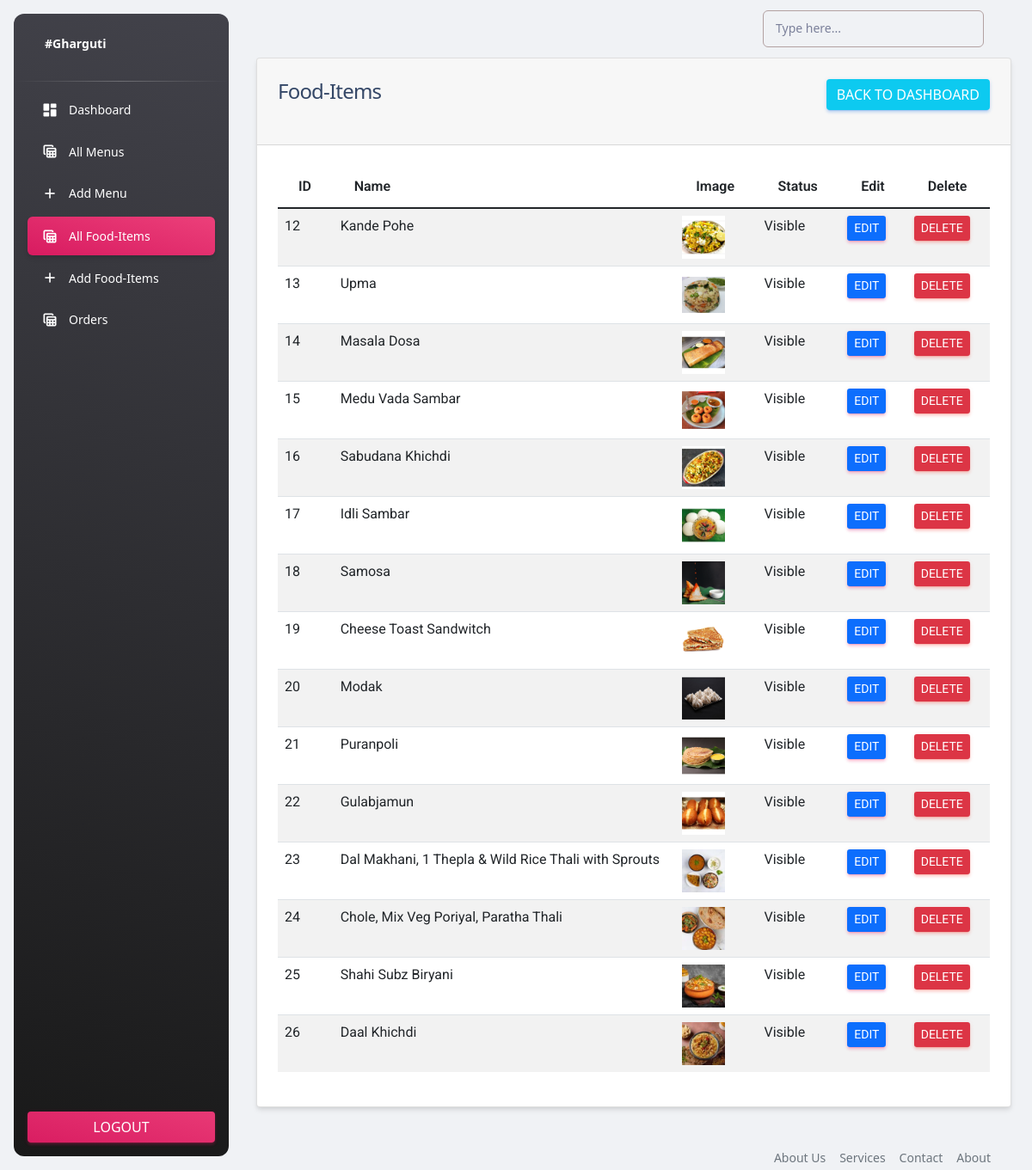
/admin/products.php (signed in), run on the app's committed database.
### tables this page shows
CREATE TABLE `products` (
  `id` int(11) NOT NULL,
  `menu_id` int(11) NOT NULL,
  `name` varchar(191) NOT NULL,
  `slug` varchar(191) NOT NULL,
  `small_description` mediumtext NOT NULL,
  `description` mediumtext NOT NULL,
  `original_price` int(11) NOT NULL,
  `selling_price` int(11) NOT NULL,
  `image` varchar(191) NOT NULL,
  `qty` int(11) NOT NULL,
  `status` tinyint(4) NOT NULL,
  `trending` tinyint(4) NOT NULL,
  `meta_title` varchar(191) NOT NULL,
  `meta_keywords` mediumtext NOT NULL,
  `meta_description` mediumtext NOT NULL,
  `created_at` timestamp NOT NULL DEFAULT current_timestamp()
);

### functions/myfunctions.php (called while the page is built, shortened)
<?php
include('../config/dbcon.php');
function getAll($table)
{
    global $con;
    $query = "SELECT * FROM $table";
    return $query_run = mysqli_query($con, $query);
}
?>

### admin/products.php (the view, shortened to what this page needs)
<?php
include('includes/header.php');
?>
<div class="container">
    <div class="row">
        <div class="col-md-12">
            <div class="card">
                <div class="card-header">
                    <h4>
                        Food-Items
                        <a href="index.php" class="btn btn-info float-end text-white">Back to Dashboard</a>
                    </h4>
                </div>
                <div class="card-body" id="products_table" >
                    <table class="table table-boredered table-striped">
                        <thead>
                            <tr>
                                <th>ID</th>
                                <th>Name</th>
                                <th>Image</th>
                                <th>Status</th>
                                <th>Edit</th>
                                <th>Delete</th>
                            </tr>
                        </thead>
                        <tbody>
                            <?php
                                $products = getAll("products");
                                if(mysqli_num_rows($products) > 0)
                                {
                                    foreach($products as $item)
                                    {
                                        ?>
                                            <tr>
                                                <td> <?= $item['id']; ?></td>
                                                <td> <?= $item['name']; ?></td>
                                                <td>
                                                    <img src="../uploads/<?= $item['image']; ?>" width="50px" height="50px" alt="<?= $item['name']; ?>">
                                                </td>
                                                <td>
                                                    <?= $item['status'] == '0'? "Visible":"Hidden" ?>
                                                </td>
                                                <td>
                                                    <a href="edit-product.php?id=<?= $item['id']; ?>" class="btn btn-sm btn-primary">Edit</a>
                                                </td>
                                                <td>
                                                    <button type="button" class="btn btn-sm btn-danger delete_product_btn" value="<?= $item['id']; ?>">Delete</button>
                                                </td>
                                            </tr>
                                        <?php
                                    }
                                }
                                else
                                {
                                echo "No records found";
                                }
                            ?>
                        </tbody>
                    </table>
                </div>
            </div>
        </div>
</div>
<?php include('includes/footer.php'); ?>

### data on the page
products: id "12", name "Kande Pohe", image (picture), status "Visible"
products: id "13", name "Upma", image (picture), status "Visible"
products: id "14", name "Masala Dosa", image (picture), status "Visible"
products: id "15", name "Medu Vada Sambar", image (picture), status "Visible"
products: id "16", name "Sabudana Khichdi", image (picture), status "Visible"
products: id "17", name "Idli Sambar", image (picture), status "Visible"
products: id "18", name "Samosa", image (picture), status "Visible"
products: id "19", name "Cheese Toast Sandwitch", image (picture), status "Visible"
products: id "20", name "Modak", image (picture), status "Visible"
products: id "21", name "Puranpoli", image (picture), status "Visible"
products: id "22", name "Gulabjamun", image (picture), status "Visible"
products: id "23", name "Dal Makhani, 1 Thepla & Wild Rice Thali with Sprouts", image (picture), status "Visible"
products: id "24", name "Chole, Mix Veg Poriyal, Paratha Thali", image (picture), status "Visible"
products: id "25", name "Shahi Subz Biryani", image (picture), status "Visible"
products: id "26", name "Daal Khichdi", image (picture), status "Visible"
